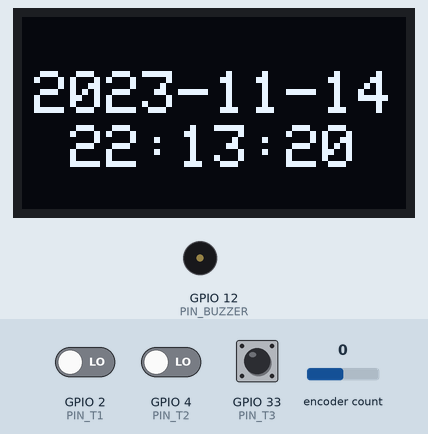
This program was run on a simulated ESP32. Parts: 128×64 one-colour display, buzzer (waves = sounding, pin HIGH). The test bench sets the inputs (shaded band); at power-on: GPIO 33 (PIN_T3) HIGH, encoder count 0, GPIO 2 (PIN_T1) LOW, GPIO 4 (PIN_T2) LOW. WiFi joins after 1.5 s; servers stay silent unless stated; the local clock reads 2024-03-15 10:24:30 at power-on unless the program sets it; what the program prints to the serial monitor is not drawn.

Above: at 3.2 s.
3.3 s: GPIO 33 (PIN_T3) pulled LOW for 1 s
At 5.2 s:
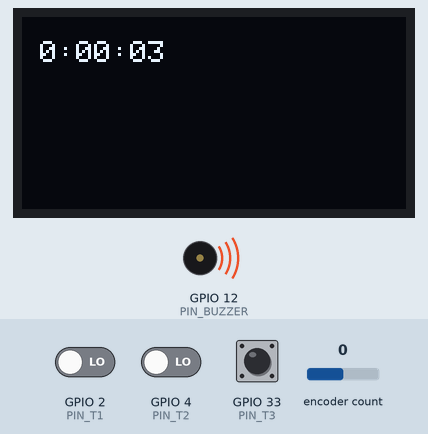
5.9 s: encoder count set to 1
At 6.7 s:
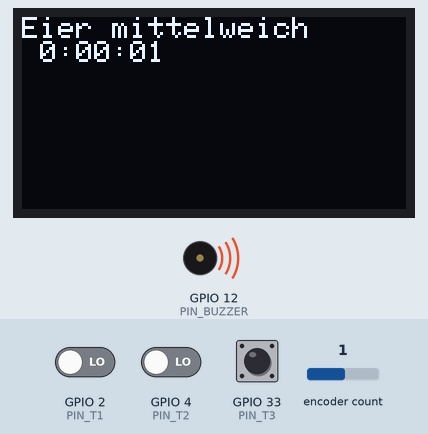
8.9 s: GPIO 2 (PIN_T1) driven HIGH
11.9 s: GPIO 4 (PIN_T2) driven HIGH
At 13.8 s:
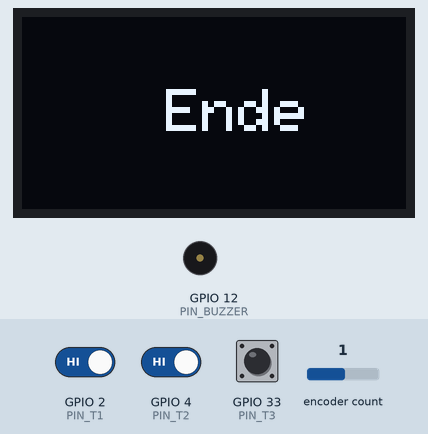
14.9 s: encoder count set to 2
At 15.05 s:
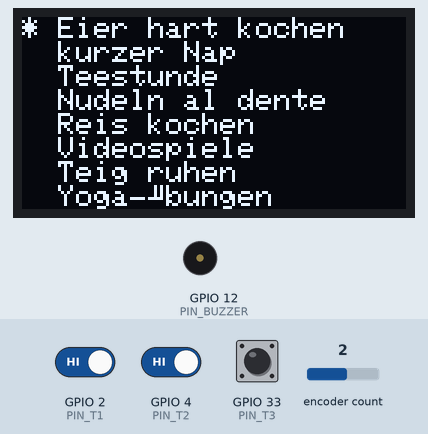
17.9 s: GPIO 2 (PIN_T1) driven LOW
At 18.47 s:
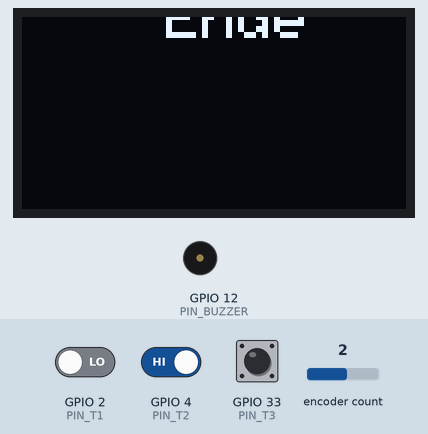
Timing chart, 0 to 20.9 s (numbered marks = the images above; inputs shaded):
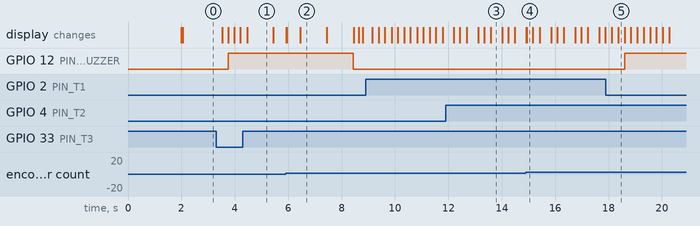

Measured:
- after the input at 3.3 s, GPIO 12 (PIN_BUZZER): LOW → HIGH after 0.45 s; the display: first changes after 0.23 s (image 1 shows a later state)
- after the input at 5.9 s, the display: first changes at once (image 2 shows a later state)
- after the input at 14.9 s, the display: first differs from a run without the input at once (image 4)
- what the display in image 2 shows lasts 1.0 s, from 6.4 s to 7.4 s
- what the display in image 3 shows lasts 0.4 s, from 13.6 s to 14.0 s

The program:

main.cpp
```cpp
#include <Arduino.h>
#include <RotaryEncoder.h>
#include <Wire.h>
#include <Adafruit_GFX.h>
#include <Adafruit_SSD1306.h>
#include "wlan.h"
#include "RTClib.h"
#include "webserver.h"
#include "neopixel_controller.h"

RTC_DS3231 rtc;

#define PIN_A 32
#define PIN_B 35
#define PIN_T1 2  // Schnellzugriff Programm 1
#define PIN_T2 4  // Schnellzugriff Programm 8
#define PIN_T3 33 // Encoder-Taster
#define PIN_BUZZER 12 // Buzzer-Pin
#define PIN_Neo 13 // Neopixel

RotaryEncoder encoder(PIN_A, PIN_B, RotaryEncoder::LatchMode::FOUR3);

#define MENU_ANZ 11 // 10 Menüeinträge
char *menu[] =
{
  "Eier weich",
  "Eier mittelweich",
  "Eier hart kochen",
  "kurzer Nap",
  "Teestunde",
  "Nudeln al dente",
  "Reis kochen",
  "Videospiele",
  "Teig ruhen",
  "Yogaübungen",
  "WLAN"
};

unsigned long subMenuTimes[] =
{
  4,     // (3 Minuten für "Eier weich)=kurz zum Testen"
  5 * 60,     // 5 Minuten für "Eier mittelweich"
  7 * 60,     // 7 Minuten für "Eier hart kochen"
  20 * 60,    // 20 Minuten für "kurzer Nap"
  10 * 60,    // 10 Minuten für "Teestunde"
  8 * 60,     // 8 Minuten für "Nudeln al dente"
  15 * 60,    // 15 Minuten für "Reis kochen"
  2 * 60 * 60,// 2 Stunden für "Videospiele"
  30 * 60,    // 30 Minuten für "Teig ruhen"
  45 * 60,    // 45 Minuten für "Yogaübungen"
};

#define SCREEN_WIDTH 128 // OLED Display Breite in Pixel
#define SCREEN_HEIGHT 64 // OLED Display Höhe in Pixel
#define OLED_RESET -1    // Reset-Pin # (oder -1, wenn der Arduino-Reset-Pin verwendet wird)

Adafruit_SSD1306 display(SCREEN_WIDTH, SCREEN_HEIGHT, &Wire, OLED_RESET);

bool countDownActive = false;
unsigned long countDownStartTime;
unsigned long countDownDuration;
char currentMenuItem[20]; // Enthält den Namen des aktuellen Menüpunkts

bool isEndAnimationActive = false; // Flag zur Steuerung der Endanimation
unsigned long animationStartTime; // Zeitpunkt, zu dem die Endanimation gestartet wurde

unsigned long buzzerDuration = 400; // Dauer des Buzzer-Signals in Millisekunden (1 Sekunde in diesem Beispiel)

bool isSettingTime = false; // Flag zur Steuerung der Zeiteinstellung
unsigned long setTimeDuration; // Die eingestellte Dauer über den Rotary Encoder
unsigned long lastEncoderPosition = 0;

void showSubMenu(int selectedMenu)
{
  display.clearDisplay();
  display.setTextSize(1);
  display.setTextColor(SSD1306_WHITE);
  display.setCursor(0, 0);

  // Zeige das ausgewählte Menü und sein Untermenü
  display.println(menu[selectedMenu]);
  unsigned long time = subMenuTimes[selectedMenu];
  unsigned long hours = time / 3600;
  unsigned long minutes = (time % 3600) / 60;
  unsigned long seconds = time % 60;
  display.print(hours);
  display.print(":");
  if (minutes < 10)
  {
    display.print("0");
  }
  display.print(minutes);
  display.print(":");
  if (seconds < 10)
  {
    display.print("0");
  }
  display.println(seconds);
  display.display();
}

void updateCountDown()
{
  if (countDownActive)
  {
    unsigned long elapsedTime = millis() - countDownStartTime;
    unsigned long remainingTime = countDownDuration > elapsedTime ? countDownDuration - elapsedTime : 0;

    if (remainingTime <= 0)
    {
      isEndAnimationActive = true; // Starte die Endanimation, wenn der Countdown abgelaufen ist
      animationStartTime = millis();
      countDownActive = false;
      digitalWrite(PIN_BUZZER, LOW); // Buzzer einschalten
    }
    else
    {
      unsigned long hours = remainingTime / 3600000;
      remainingTime %= 3600000;
      unsigned long minutes = remainingTime / 60000;
      remainingTime %= 60000;
      unsigned long seconds = remainingTime / 1000;

      display.clearDisplay();
      display.setTextSize(1);
      display.setTextColor(SSD1306_WHITE);
      display.setCursor(0, 0);
      display.print(currentMenuItem); // Zeige den Namen des ausgewählten Menüpunkts an
      display.print(" \n ");
      display.print(hours);
      display.print(":");
      if (minutes < 10)
      {
        display.print("0");
      }
      display.print(minutes);
      display.print(":");
      if (seconds < 10)
      {
        display.print("0");
      }
      display.println(seconds);
      display.display();
    }
  }
}

void showDateTime() // Zeige das aktuelle Datum und die Uhrzeit auf dem OLED-Display
{
  display.clearDisplay();
  display.setTextSize(2);
  display.setTextColor(SSD1306_WHITE);

  DateTime now = rtc.now();
  String dateStr = now.timestamp(DateTime::TIMESTAMP_DATE);
  String timeStr = now.timestamp(DateTime::TIMESTAMP_TIME);

  int16_t xDate = (SCREEN_WIDTH - 12 * dateStr.length()) / 2;
  int16_t xTime = (SCREEN_WIDTH - 12 * timeStr.length()) / 2;

  display.setCursor(xDate, SCREEN_HEIGHT / 2 - 14);
  display.println(dateStr);

  display.setCursor(xTime, SCREEN_HEIGHT / 2 + 4);
  display.println(timeStr);

  display.display();
}

void setup()
{
  pinMode(PIN_T3, INPUT_PULLUP);
  pinMode(PIN_BUZZER, OUTPUT); // Buzzer-Pin als Ausgang festlegen
  Serial.begin(115200);
  Serial.println("Einfaches Beispiel zum Rotary Encoder");

  connectToWiFi();  // Verbindung zum WLAN herstellen

  startWebserver(menu, subMenuTimes, 10); // Startet Webserver

  // initializeNeoPixel();

  if (!display.begin(SSD1306_SWITCHCAPVCC, 0x3C))
  {
    Serial.println(F("SSD1306-Zuweisung fehlgeschlagen"));
    for (;;);
  }

  if (!rtc.begin())
  {
    Serial.println("RTC nicht gefunden");
    while (1);
  }
  rtc.adjust(DateTime(F(__DATE__), F(__TIME__)));
  showDateTime();
}

static long pos = 0;
int t1Counter = 0;
int t2Counter = 0;
int t3Counter = 0;
int t4Counter = 0; // Zähler für T4

void showEndAnimation()
{
  unsigned long currentTime = millis(); // Dieser Code wird ausgeführt, wenn der Timer abgelaufen ist
  unsigned long animationDuration = 10000; // Dauer der Animation

  if (currentTime - animationStartTime <= animationDuration)
  {
    // Zeige den Text "Ende" nach oben bewegend
    int yPos = (SCREEN_HEIGHT - 8) - ((currentTime - animationStartTime) * SCREEN_HEIGHT / animationDuration);
    display.clearDisplay();
    display.setTextSize(2);
    display.setTextColor(SSD1306_WHITE);
    display.setCursor((SCREEN_WIDTH - 32) / 2, yPos);
    display.println("Ende");
    display.display();
  }
  else
  {
    isEndAnimationActive = false; // Beende die Animation
    showDateTime(); // Zurück zum Hauptmenü
    digitalWrite(PIN_BUZZER, HIGH); // Buzzer ausschalten
  }
}

void loop()
{

  encoder.tick();
  int newPos = encoder.getPosition();

  if (pos != newPos)
  {
    if (isSettingTime)
    {
      setTimeDuration += newPos - lastEncoderPosition;
      if (setTimeDuration < 0)
        setTimeDuration = 0;
      lastEncoderPosition = newPos;

      display.clearDisplay();
      display.setTextSize(1);
      display.setTextColor(SSD1306_WHITE);
      display.setCursor(0, 0);
      display.print("Einstellen: ");
      unsigned long hours = setTimeDuration / 3600;
      unsigned long minutes = (setTimeDuration % 3600) / 60;
      unsigned long seconds = setTimeDuration % 60;
      display.print(hours);
      display.print(":");
      if (minutes < 10)
      {
        display.print("0");
      }
      display.print(minutes);
      display.print(":");
      if (seconds < 10)
      {
        display.print("0");
      }
      display.println(seconds);
      display.display();
    }
    else
    {
      display.clearDisplay();
      display.setTextSize(1);
      display.setTextColor(SSD1306_WHITE);
      display.setCursor(0, 0);

      int displayStart = newPos % MENU_ANZ;
      if (displayStart < 0)
      {
        displayStart += MENU_ANZ;
      }
      for (int i = 0; i < MENU_ANZ; ++i)
      {
        int index = (displayStart + i) % MENU_ANZ;
        if (i == 0)
        {
          display.print("* ");
          strcpy(currentMenuItem, menu[index]); // Speichere den Namen des aktuellen Menüpunkts
        }
        else
        {
          display.print("  ");
        }
        display.println(menu[index]);
      }

      display.display();
      pos = newPos;
    }
  }

  if (digitalRead(PIN_T3) == LOW)
  {
    t3Counter++;
    delay(200); // Entprellung

    if (t3Counter == 2)
    {
      t3Counter = 0; // Zurück zum Hauptmenü
      countDownActive = false; // Stoppe den Countdown
      isEndAnimationActive = false; // Stoppe die Endanimation
      isSettingTime = false; // Beende die Zeiteinstellung
      showDateTime(); // Zeige das Hauptmenü (Datum/Uhrzeit)
      digitalWrite(PIN_BUZZER, HIGH); // Buzzer ausschalten
    }
     else
    {
      // Starte den Countdown für das ausgewählte Menü beim ersten Tastendruck
      unsigned long selectedTime = subMenuTimes[pos % MENU_ANZ];
      countDownActive = true;
      countDownStartTime = millis();
      countDownDuration = selectedTime * 1000;
    }
  }

  if (digitalRead(PIN_T1) == HIGH)
  {
    t1Counter++;
    delay(200); // Entprellung

    if (t1Counter == 2)
    {
      // Auswahl von dem aktuellen Eintrag aus dem Menü
      t1Counter = 0;
      showSubMenu(0); // Zeige das Untermenü für den aktuellen Eintrag aus dem Menü
      countDownActive = true;
      countDownStartTime = millis();
      countDownDuration = subMenuTimes[0] * 1000;
      strcpy(currentMenuItem, menu[0]); // Speichere den Namen des Menüpunkts
    }
  }

  if (digitalRead(PIN_T2) == HIGH)
  {
    t2Counter++;
    delay(200); // Entprellung

    if (t2Counter == 2)
    {
      // Auswahl von "Teig ruhen" aus dem Menü
      t2Counter = 0;
      showSubMenu(8); // Zeige das Untermenü für "Teig ruhen"
      countDownActive = true;
      countDownStartTime = millis();
      countDownDuration = subMenuTimes[8] * 1000; // Starte den Countdown für "Teig ruhen"
      strcpy(currentMenuItem, menu[8]); // Speichere den Namen des Menüpunkts
    }
  }
// LED Grüne
//  for (int i = 0; i < 4; ++i) {
//    turnOnLED(i, strip.Color(0, 255, 0));  // Grün
//  }

  // LED Gelb
//  for (int i = 4; i < 6; ++i) {
//    turnOnLED(i, strip.Color(255, 255, 0));  // Gelb
//  }

  // LED Rot (zeitgleich mit LED Grün)
//  for (int i = 6; i < 8; ++i) {
//    turnOnLED(i, strip.Color(255, 0, 0));  // Rot
//  }

  // Blinken in bunten Farben als Abschluss
//  blinkColor(strip.Color(255, 0, 0), 3);  // Blinken in Rot
  if (isEndAnimationActive)
  {
    showEndAnimation(); // Starte die Endanimation
  }
  else
  {
    updateCountDown();
  }
}
```

neopixel_controller.h
```cpp
#ifndef NEOPIXEL_CONTROLLER_H

#define NEOPIXEL_CONTROLLER_H

#include <Adafruit_NeoPixel.h>

#define PIN            18  // Anschlusspin für die NeoPixel-LEDs
#define NUMPIXELS      8  // Anzahl der LEDs in der Leiste

extern Adafruit_NeoPixel strip;

void initializeNeoPixel();
void turnOnLED(int index, uint32_t color);
void blinkColor(uint32_t color, int blinkCount);

#endif
```

webserver.cpp
```cpp
#include <WiFi.h>
#include <AsyncTCP.h>
#include <ESPAsyncWebServer.h>
#include "webserver.h"

AsyncWebServer server(80);

String webMenu[10];
int webMenLength;
unsigned long webSubMenuTimes[10];

const char index_html[] PROGMEM = R"rawliteral(
<!DOCTYPE HTML>
<html>
  <head>
    <title>Tick Tick Ei</title>
    <meta charset="UTF-8">
    <meta name="viewport" content="width=device-width, initial-scale=1">
  </head>
  <style>
    table, th, td {
      border:1px solid black;
    }
  </style>
  <body>
    <center>
      <h2>Tick Tick Ei</h2>
      <table>
        <tr>
          <th>Timer</th>
          <th>Zeit</th>
        </tr>
        %TIMERPLACEHOLDER%
      </table>
    </center>
    <iframe style="display:none" name="self_page"></iframe>
  </body>
</html> )rawliteral";

void notFound(AsyncWebServerRequest *request)
{
  request->send(404, "text/plain", "The page not found");
}

String processor(const String& var)
{
  if(var == "TIMERPLACEHOLDER")
  {
    String zeilen = "";
    for (int i = 0; i <webMenLength; i++)
    {
      zeilen += "<tr><td>" + webMenu[i] + "</td><td>" + String(webSubMenuTimes[i]) + "</td></tr>";
    }
    return zeilen;
  }
  return String();
}

void startWebserver(char *menu[], unsigned long *subMenuTimes, int menLength)
{

Serial.println("starting Webserver");

  webMenLength = menLength;

  for (int i = 0; i < menLength; i++)
  {
    webMenu[i] = String(menu[i]);
    webSubMenuTimes[i] = subMenuTimes[i];
  }


  server.on("/", HTTP_GET, [](AsyncWebServerRequest *request)
  {
    request->send_P(200, "text/html", index_html, processor);
  });

  server.onNotFound(notFound);

  server.begin();
}
```

webserver.h
```cpp
void startWebserver(char *menu[], unsigned long *subMenuTimes, int menLength);
```

wlan.cpp
```cpp
#include <WiFi.h>
#include "wlan.h"

const char* ssid = "iPhone von Niklas";
const char* password = "krausederlelek";

void connectToWiFi()
{
  WiFi.begin(ssid, password);
  Serial.print("Verbindung zum WLAN...");

  for (int i = 0; i < 15; i++) {
    if (WiFi.status() != WL_CONNECTED){
      delay(1000);
      Serial.print(".");
    }
    else {
      Serial.println("\nVerbunden! IP-Adresse: " + WiFi.localIP().toString());
     return;
    }
  }
  Serial.println("\nWlanverbindung fehlgeschlagen");

}

void startAccessPoint()
{
  WiFi.softAP("ESP32-AP", "Passwort123");
  Serial.println("ESP32 erstellt ein eigenes WLAN. SSID: ESP32-AP, Passwort: Passwort123");
  Serial.println("IP-Adresse im AP-Modus: " + WiFi.softAPIP().toString());
}

void changeWiFiCredentials(const char* newSSID, const char* newPassword)
{
  WiFi.disconnect();
  delay(1000);
  WiFi.begin(newSSID, newPassword);
  Serial.println("Verbindung zum neuen WLAN wird hergestellt...");
} 
```

wlan.h
```cpp
    void connectToWiFi();
    void startAccessPoint();
    void changeWiFiCredentials(const char* newSSID, const char* newPassword);
```
